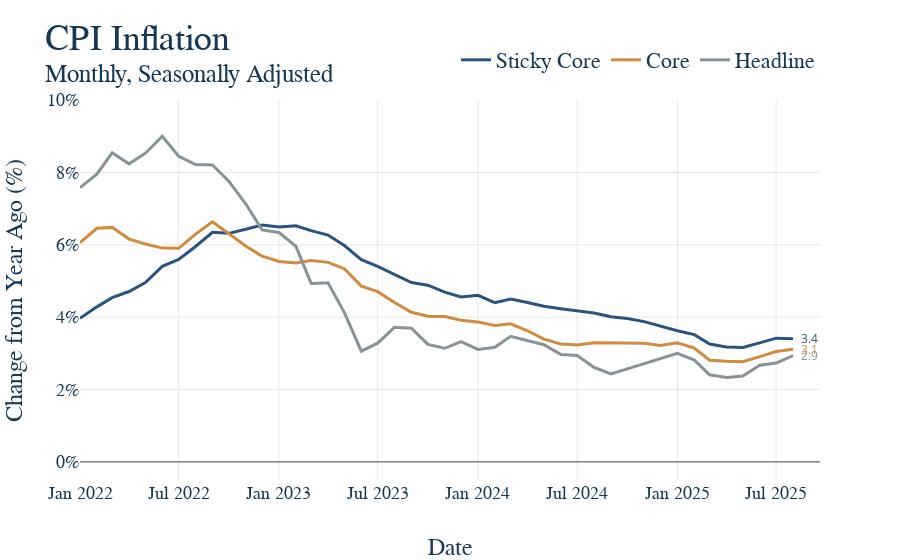

Notebook cell for this chart:
### Markdown cell above
5. Now that all our data is ready, make the graph and have it save itself as a .html file to graph_output whenver the notebooks is rerun. The name of the file should exactly match the notebook name. For instance, this file "example.ipynb" produces the graph "example.html." Nice work, you made a graph!

### Code cell
# First make the figure
fig = go.Figure()


# Loop the columns of the dataframe and plot each as a separate trace
for col in joined_df.columns:
    fig.add_trace(
        go.Scatter(
            x=joined_df.index,
            y=joined_df[col],
            mode='lines',
            name=col
        )
    )

# Update the titles, using the html tage <sup> for a subtitle 
fig.update_layout(
    title = dict(text = 'CPI Inflation <br><sup>Monthly, Seasonally Adjusted </sup>'),
    xaxis_title="Date",
    yaxis_title="Change from Year Ago (%)",
)

# This is graph specific, but here we want the y-axis to be percent signs 
fig.update_yaxes(
    tickformat=".2f%",
    ticksuffix="%",
    range=[-.5, 10]
) 

# Again, graph specific, we have a multiyear series and want tick marks to show months and years
fig.update_xaxes(
    type='date',
    tickformat='%b %Y',  # e.g., Jan\n2020
)

ut.add_end_labels(fig = fig)

# Show our figure (Dimensions may be off on different screen sizes)
fig.show()

# This should be the same for EVERY GRAPH!
# Save it to the graph_output folder with the name matching the file, as HTML
fig.write_html(GRAPH_OUTPUT_PATH / f"{GRAPH_NAME}.html")

### Figure 1 — Plotly figure (JSON) as saved in the notebook; plotly's stock layout.template omitted (floating-point values rounded to 4 significant figures)
{"data": [{"mode": "lines", "name": "Sticky Core", "type": "scatter", "x": ["2022-01-01T00:00:00", "2022-02-01T00:00:00", "2022-03-01T00:00:00", "2022-04-01T00:00:00", "2022-05-01T00:00:00", "2022-06-01T00:00:00", "2022-07-01T00:00:00", "2022-08-01T00:00:00", "2022-09-01T00:00:00", "2022-10-01T00:00:00", "2022-11-01T00:00:00", "2022-12-01T00:00:00", "2023-01-01T00:00:00", "2023-02-01T00:00:00", "2023-03-01T00:00:00", "2023-04-01T00:00:00", "2023-05-01T00:00:00", "2023-06-01T00:00:00", "2023-07-01T00:00:00", "2023-08-01T00:00:00", "2023-09-01T00:00:00", "2023-10-01T00:00:00", "2023-11-01T00:00:00", "2023-12-01T00:00:00", "2024-01-01T00:00:00", "2024-02-01T00:00:00", "2024-03-01T00:00:00", "2024-04-01T00:00:00", "2024-05-01T00:00:00", "2024-06-01T00:00:00", "2024-07-01T00:00:00", "2024-08-01T00:00:00", "2024-09-01T00:00:00", "2024-10-01T00:00:00", "2024-11-01T00:00:00", "2024-12-01T00:00:00", "2025-01-01T00:00:00", "2025-02-01T00:00:00", "2025-03-01T00:00:00", "2025-04-01T00:00:00", "2025-05-01T00:00:00", "2025-06-01T00:00:00", "2025-07-01T00:00:00", "2025-08-01T00:00:00"], "y": [3.967, 4.284, 4.539, 4.708, 4.956, 5.403, 5.593, 5.953, 6.345, 6.316, 6.43, 6.546, 6.488, 6.527, 6.391, 6.268, 5.979, 5.589, 5.403, 5.17, 4.955, 4.883, 4.691, 4.558, 4.601, 4.4, 4.503, 4.404, 4.3, 4.235, 4.18, 4.112, 4.013, 3.963, 3.876, 3.747, 3.625, 3.517, 3.258, 3.177, 3.159, 3.289, 3.42, 3.4]}, {"mode": "lines", "name": "Core", "type": "scatter", "x": ["2022-01-01T00:00:00", "2022-02-01T00:00:00", "2022-03-01T00:00:00", "2022-04-01T00:00:00", "2022-05-01T00:00:00", "2022-06-01T00:00:00", "2022-07-01T00:00:00", "2022-08-01T00:00:00", "2022-09-01T00:00:00", "2022-10-01T00:00:00", "2022-11-01T00:00:00", "2022-12-01T00:00:00", "2023-01-01T00:00:00", "2023-02-01T00:00:00", "2023-03-01T00:00:00", "2023-04-01T00:00:00", "2023-05-01T00:00:00", "2023-06-01T00:00:00", "2023-07-01T00:00:00", "2023-08-01T00:00:00", "2023-09-01T00:00:00", "2023-10-01T00:00:00", "2023-11-01T00:00:00", "2023-12-01T00:00:00", "2024-01-01T00:00:00", "2024-02-01T00:00:00", "2024-03-01T00:00:00", "2024-04-01T00:00:00", "2024-05-01T00:00:00", "2024-06-01T00:00:00", "2024-07-01T00:00:00", "2024-08-01T00:00:00", "2024-09-01T00:00:00", "2024-10-01T00:00:00", "2024-11-01T00:00:00", "2024-12-01T00:00:00", "2025-01-01T00:00:00", "2025-02-01T00:00:00", "2025-03-01T00:00:00", "2025-04-01T00:00:00", "2025-05-01T00:00:00", "2025-06-01T00:00:00", "2025-07-01T00:00:00", "2025-08-01T00:00:00"], "y": [6.058, 6.456, 6.48, 6.157, 6.02, 5.908, 5.9, 6.294, 6.633, 6.296, 5.965, 5.684, 5.539, 5.495, 5.563, 5.514, 5.336, 4.858, 4.703, 4.405, 4.135, 4.026, 4.015, 3.914, 3.867, 3.768, 3.815, 3.624, 3.391, 3.261, 3.228, 3.292, 3.29, 3.293, 3.28, 3.214, 3.292, 3.144, 2.809, 2.782, 2.767, 2.908, 3.049, 3.112]}, {"mode": "lines", "name": "Headline", "type": "scatter", "x": ["2022-01-01T00:00:00", "2022-02-01T00:00:00", "2022-03-01T00:00:00", "2022-04-01T00:00:00", "2022-05-01T00:00:00", "2022-06-01T00:00:00", "2022-07-01T00:00:00", "2022-08-01T00:00:00", "2022-09-01T00:00:00", "2022-10-01T00:00:00", "2022-11-01T00:00:00", "2022-12-01T00:00:00", "2023-01-01T00:00:00", "2023-02-01T00:00:00", "2023-03-01T00:00:00", "2023-04-01T00:00:00", "2023-05-01T00:00:00", "2023-06-01T00:00:00", "2023-07-01T00:00:00", "2023-08-01T00:00:00", "2023-09-01T00:00:00", "2023-10-01T00:00:00", "2023-11-01T00:00:00", "2023-12-01T00:00:00", "2024-01-01T00:00:00", "2024-02-01T00:00:00", "2024-03-01T00:00:00", "2024-04-01T00:00:00", "2024-05-01T00:00:00", "2024-06-01T00:00:00", "2024-07-01T00:00:00", "2024-08-01T00:00:00", "2024-09-01T00:00:00", "2024-10-01T00:00:00", "2024-11-01T00:00:00", "2024-12-01T00:00:00", "2025-01-01T00:00:00", "2025-02-01T00:00:00", "2025-03-01T00:00:00", "2025-04-01T00:00:00", "2025-05-01T00:00:00", "2025-06-01T00:00:00", "2025-07-01T00:00:00", "2025-08-01T00:00:00"], "y": [7.578, 7.949, 8.541, 8.235, 8.53, 8.999, 8.448, 8.216, 8.206, 7.757, 7.131, 6.411, 6.34, 5.958, 4.931, 4.947, 4.125, 3.059, 3.28, 3.719, 3.695, 3.247, 3.14, 3.322, 3.108, 3.166, 3.469, 3.354, 3.239, 2.97, 2.938, 2.611, 2.433, 2.571, 2.714, 2.872, 2.999, 2.814, 2.406, 2.334, 2.376, 2.673, 2.732, 2.939]}, {"hoverinfo": "skip", "marker": {"color": "#2A547E", "size": 8, "symbol": "circle"}, "mode": "markers", "showlegend": false, "type": "scatter", "x": [1754006400000000000], "y": [3.4], "zorder": 3}, {"hoverinfo": "skip", "marker": {"color": "#CF8B40", "size": 8, "symbol": "circle"}, "mode": "markers", "showlegend": false, "type": "scatter", "x": [1754006400000000000], "y": [3.112], "zorder": 3}, {"hoverinfo": "skip", "marker": {"color": "#879396", "size": 8, "symbol": "circle"}, "mode": "markers", "showlegend": false, "type": "scatter", "x": [1754006400000000000], "y": [2.939], "zorder": 3}], "layout": {"annotations": [{"font": {"color": "#2A547E"}, "showarrow": false, "text": "3.4", "x": "2025-08-01T00:00:00", "xanchor": "left", "xshift": 6, "y": 3.4, "yanchor": "middle"}, {"font": {"color": "#CF8B40"}, "showarrow": false, "text": "3.1", "x": "2025-08-01T00:00:00", "xanchor": "left", "xshift": 6, "y": 3.112, "yanchor": "middle"}, {"font": {"color": "#879396"}, "showarrow": false, "text": "2.9", "x": "2025-08-01T00:00:00", "xanchor": "left", "xshift": 6, "y": 2.939, "yanchor": "middle"}], "title": {"text": "CPI Inflation <br><sup>Monthly, Seasonally Adjusted </sup>"}, "xaxis": {"tickformat": "%b %Y", "title": {"text": "Date"}, "type": "date"}, "yaxis": {"range": [-0.5, 10], "tickformat": ".2f%", "ticksuffix": "%", "title": {"text": "Change from Year Ago (%)"}}}}
